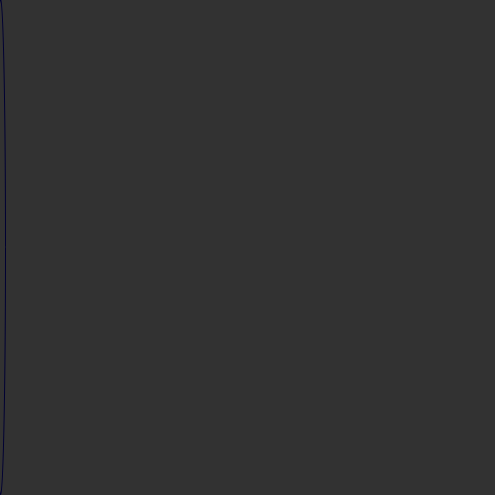
Frame 1 (no input)
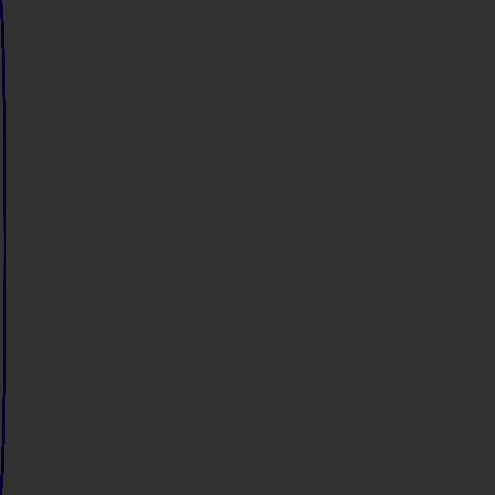
Frame 60 (the mouse pressed at the canvas centre just before this capture)
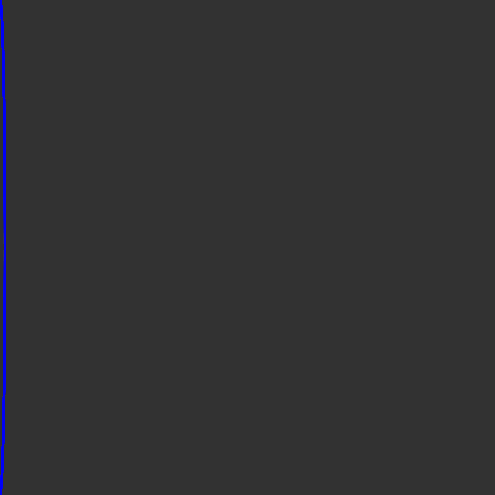
Frame 120 (the mouse held since frame 60 and released just before this capture)

The Processing sketch that drew these frames (run headless with seeded random() and noise(); from frame 60 on, the mouse is pressed at the canvas centre):

// Processing sketch: ellipsewallpaperinteractivemay11
// ── ellipsewallpaperinteractivemay11.pde
int i, j;
color[] colours = {50, 250};
color COLOUR;
int WINDOWSIZE, BOXSIZE, MARGIN, COLSNUM;
int minx, miny, col, row;
int doublecolour;
int BGCOLOUR;
int glx, gly,glx2,gly2;
int redboost, blueboost,greenboost;


void setup() {
  WINDOWSIZE = 495;
  COLSNUM = 3;
  BGCOLOUR = 50;
    redboost = greenboost = blueboost = 0;

  glx = mouseX;
  gly = mouseY;
  glx2 = mouseX;
  gly2 = mouseY;
  surface.setSize(WINDOWSIZE, WINDOWSIZE);
  BOXSIZE = int(float(WINDOWSIZE) / COLSNUM);
  MARGIN = (WINDOWSIZE-(BOXSIZE*COLSNUM))/(COLSNUM+1);
  imageMode(CENTER);
  noStroke();
  noFill();
  background(BGCOLOUR);
  i = 0;
  j = 0;
  doublecolour = 0;
  col = 0;
  row = 0;
  minx = MARGIN;
  miny = MARGIN;
  COLOUR = colours[i];
  strokeWeight(1);
}

void mousePressed() {
  if(i++ < COLSNUM*COLSNUM - 1){
    minx = (minx + BOXSIZE + MARGIN) % (WINDOWSIZE-MARGIN);
    col = (col + 1);
    row = col/COLSNUM;
    miny = ((BOXSIZE + MARGIN)*(row)) % (WINDOWSIZE-MARGIN);
    doublecolour++;
    println("x"+minx);
    println("y"+miny);
  }
  else {
    stop();
  }
}     



void repeat(){
int a = minx + int(random(BOXSIZE));
      int b = miny + 1 + int(random(BOXSIZE));
      int c;
      int d;
      do {
        c = minx + int(random(BOXSIZE));
      } while(a == c);
      do {
        d = miny + 1 + int(random(BOXSIZE));
      } while (d == b);

      sketchyCircle(a,b);
}

void draw() { 
      int a = minx + int(random(BOXSIZE));
      int b = miny + 1 + int(random(BOXSIZE));
      int c;
      int d;
      do {
        c = minx + int(random(BOXSIZE));
      } while(a == c);
      do {
        d = miny + 1 + int(random(BOXSIZE));
      } while (d == b);
      COLOUR = getNextColour();
      stroke(COLOUR);
      sketchyCircle(a,b);

}

void sketchyCircle(int xx1, int yy1){
  stroke(getNextColour());



  arc(glx+random(-1,1), WINDOWSIZE/2, 10, WINDOWSIZE,0,WINDOWSIZE);


}
color getNextColour(){
  color c =  colours[i%colours.length];
  int r = (c >> 16) & 0xFF;  // Faster way of getting red(argb)
  int g = (c >> 8) & 0xFF;   // Faster way of getting green(argb)
  int b = c & 0xFF;          // Faster way of getting blue(argb)
  
  return (color(r+redboost,g+greenboost,b+blueboost));
}

void keyPressed() {
 if(key == 'k') {
    glx+=random(10);
  } else if(key == 'j') {
    glx-=random(10);
  }  else if(key == 'b'){
    blueboost += 10;
  } else if(key == 'g') {
    greenboost += 10;
  } else if(key == 'r') {
    redboost += 10;
  } else if(key == ' ') {
    blueboost = greenboost = redboost = 0;
  } else if(key == '=') {
       redboost += 10;
       blueboost += 10;
       greenboost += 10;
    } else if(key == '-') {
       redboost -= 10;
       blueboost -= 10;
       greenboost -= 10;
    } /*else if(int(key) < 58 && int(key) > 49) {
      int o = ((int(key) + 2) % 50) * 10;
       sketchyCircle(getNextColour(), o);
    } else if(key == ']') {
      FR += 5;
      frameRate(FR);
    } else if(key == '[') {
      FR -= 5;
      frameRate(max(FR, 1));
    } else if(key == '0') {
      sketchyCircle(0, 100);
    } else if(key == 'j') {
      started = !started;
    }  else if(key == 'k') {
      cont = !cont;
    } else if(key == 'l') {
      rand = !rand;
    } else if(key == '\'') {
      cycles += 5;
     } else if(key == ';') {
      cycles -= 5;
      cycles = max(1,cycles);
     }*/
}
